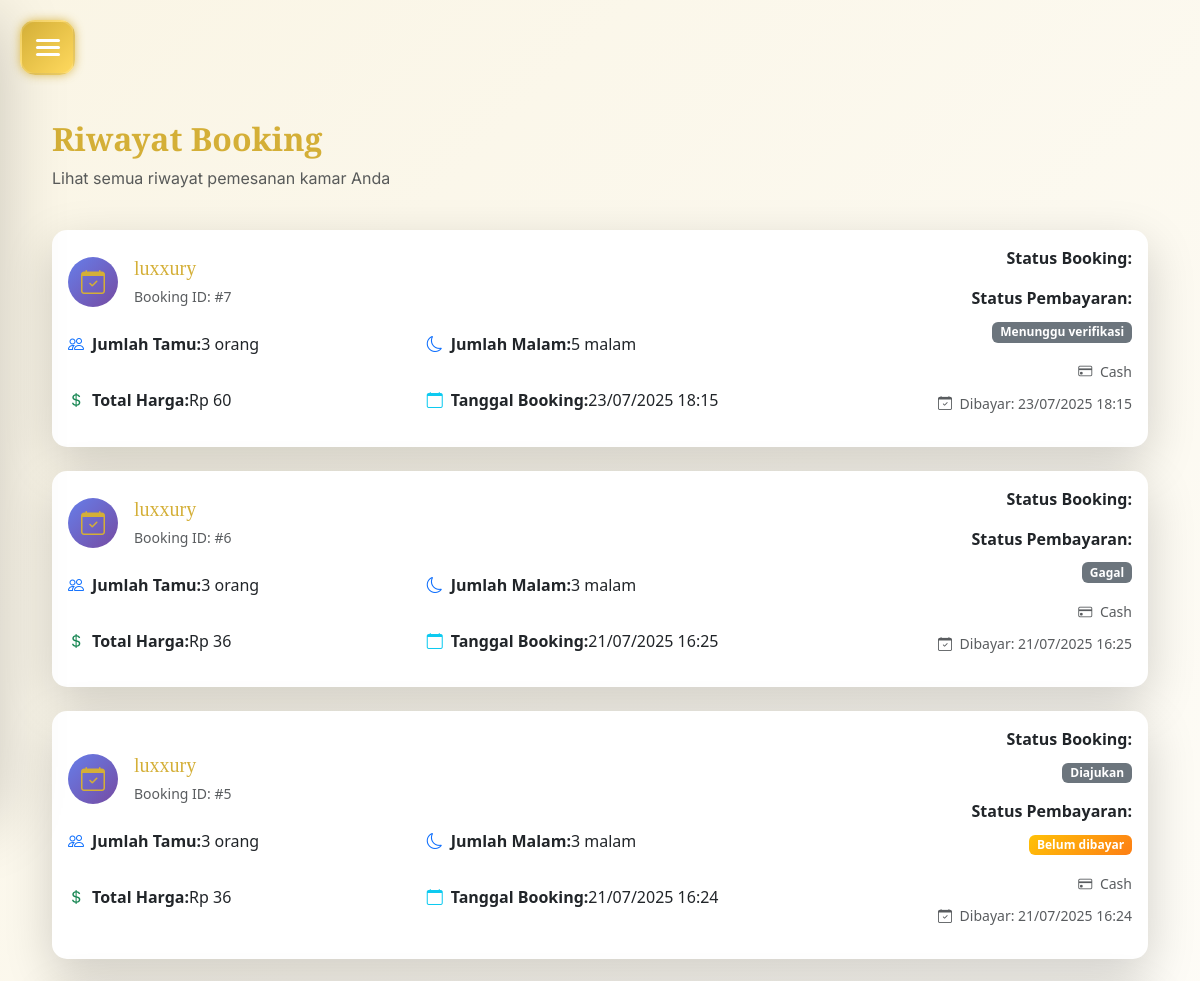
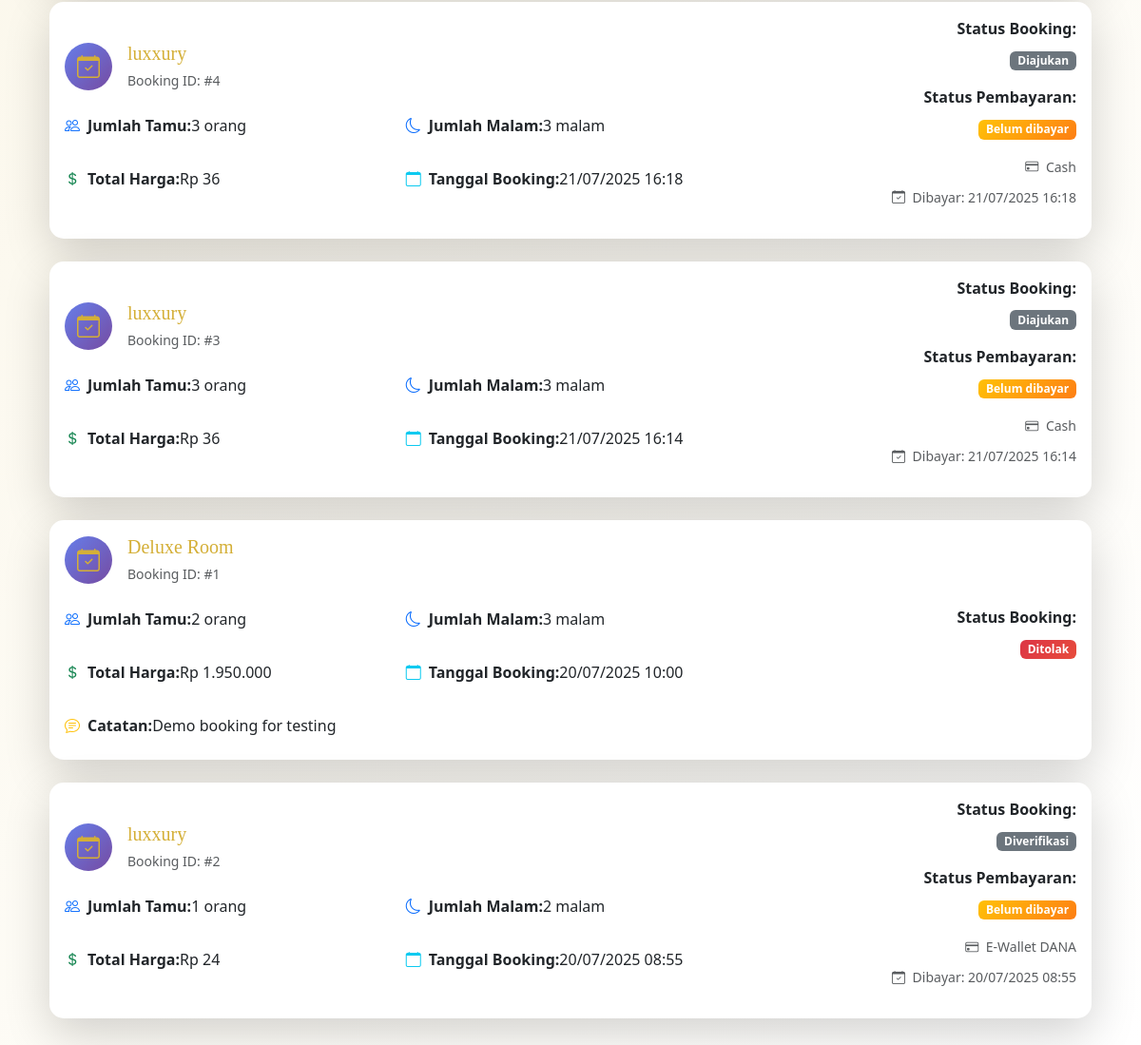
The app's page /user/riwayat.php (signed in) with its own data (2 pictures, top to bottom).
### tables this page shows
CREATE TABLE `pembayaran` (
  `id` int(11) NOT NULL,
  `booking_id` int(11) DEFAULT NULL,
  `metode_pembayaran_id` int(11) DEFAULT NULL,
  `jumlah` decimal(10,2) DEFAULT NULL,
  `bukti_pembayaran` varchar(255) DEFAULT NULL,
  `keterangan_pembayaran` text DEFAULT NULL,
  `tanggal_upload` datetime DEFAULT NULL,
  `status` enum('belum_dibayar','menunggu_verifikasi','dibayar','gagal') DEFAULT 'belum_dibayar',
  `tanggal_pembayaran` timestamp NULL DEFAULT current_timestamp(),
  `verified_by` int(11) DEFAULT NULL,
  `verified_at` timestamp NULL DEFAULT NULL
);

CREATE TABLE `booking` (
  `id` int(11) NOT NULL,
  `user_id` int(11) NOT NULL,
  `nama` varchar(100) DEFAULT NULL,
  `no_hp` varchar(20) DEFAULT NULL,
  `tipe_kamar` varchar(50) DEFAULT NULL,
  `jumlah_tamu` int(11) DEFAULT NULL,
  `jumlah_malam` int(11) DEFAULT NULL,
  `catatan` text DEFAULT NULL,
  `harga_total` int(11) DEFAULT NULL,
  `created_at` timestamp NULL DEFAULT current_timestamp(),
  `status` enum('diajukan','diverifikasi','ditolak','diterima') DEFAULT 'diajukan'
);

CREATE TABLE `metode_pembayaran` (
  `id` int(11) NOT NULL,
  `nama_metode` varchar(50) NOT NULL,
  `deskripsi` text DEFAULT NULL,
  `nomor_rekening` varchar(50) DEFAULT NULL,
  `atas_nama` varchar(100) DEFAULT NULL,
  `status` enum('aktif','nonaktif') DEFAULT 'aktif'
);

### user/riwayat.php (the view, shortened to what this page needs)
<?php
require_once '../config/koneksi.php';
require_once '../config/helpers.php';
$user_id = $_SESSION['user_id'];
$query = "SELECT b.*, b.tipe_kamar as nama_kamar, b.harga_total as total_harga, p.status as status_pembayaran, mp.nama_metode as metode_pembayaran, p.tanggal_pembayaran
          FROM booking b
          LEFT JOIN pembayaran p ON b.id = p.booking_id
          LEFT JOIN metode_pembayaran mp ON p.metode_pembayaran_id = mp.id
          WHERE b.user_id = ?
          ORDER BY b.created_at DESC";
$stmt = $conn->prepare($query);
$stmt->bind_param("i", $user_id);
$stmt->execute();
$bookings = $stmt->get_result();
?>
<!DOCTYPE html>
<html lang="id">
<head>
    <link rel="stylesheet" href="../assets/style.css">
    <link href="https://cdn.jsdelivr.net/npm/bootstrap@5.3.0/dist/css/bootstrap.min.css" rel="stylesheet">
    <link href="https://cdn.jsdelivr.net/npm/bootstrap-icons@1.10.5/font/bootstrap-icons.css" rel="stylesheet">
    <link rel="stylesheet" href="https://cdnjs.cloudflare.com/ajax/libs/font-awesome/6.0.0-beta3/css/all.min.css">
</head>
<body>
    <?php require('sidebar.php'); ?>
<div class="main-content">
    <div class="container-fluid">
        <div class="row mb-4">
            <div class="col">
                <h2 class="fw-bold text-gold mb-2 fade-in-up">Riwayat Booking</h2>
                <p class="text-muted fade-in-up">Lihat semua riwayat pemesanan kamar Anda</p>
            </div>
        </div>
        <?php if ($bookings->num_rows > 0): ?>
            <div class="row g-4">
                <?php while ($booking = $bookings->fetch_assoc()): ?>
                    <div class="col-12">
                        <div class="card shadow-lg fade-in-up booking-card" onclick="location.href='transaksi.php?booking_id=<?= $booking['id'] ?>'" style="cursor: pointer; transition: transform 0.2s;">
                            <div class="card-body">
                                <div class="row align-items-center">
                                    <div class="col-lg-8">
                                        <div class="d-flex align-items-center mb-3">
                                            <div class="booking-icon me-3">
                                                <i class="bi bi-calendar-check text-gold"></i>
                                            </div>
                                            <div>
                                                <h5 class="mb-1 text-gold"><?= htmlspecialchars($booking['nama_kamar']) ?></h5>
                                                <small class="text-muted">Booking ID: #<?= $booking['id'] ?></small>
                                            </div>
                                        </div>
                                        <div class="row g-3">
                                            <div class="col-md-6">
                                                <div class="info-item">
                                                    <i class="bi bi-people me-2 text-primary"></i>
                                                    <span class="fw-semibold">Jumlah Tamu:</span> <?= $booking['jumlah_tamu'] ?> orang
                                                </div>
                                            </div>
                                            <div class="col-md-6">
                                                <div class="info-item">
                                                    <i class="bi bi-moon me-2 text-primary"></i>
                                                    <span class="fw-semibold">Jumlah Malam:</span> <?= $booking['jumlah_malam'] ?> malam
                                                </div>
                                            </div>
                                            <div class="col-md-6">
                                                <div class="info-item">
                                                    <i class="bi bi-currency-dollar me-2 text-success"></i>
                                                    <span class="fw-semibold">Total Harga:</span> <?= formatCurrency($booking['total_harga']) ?>
                                                </div>
                                            </div>
                                            <div class="col-md-6">
                                                <div class="info-item">
                                                    <i class="bi bi-calendar me-2 text-info"></i>
                                                    <span class="fw-semibold">Tanggal Booking:</span> <?= formatDate($booking['created_at']) ?>
                                                </div>
                                            </div>
                                            <?php if ($booking['catatan']): ?>
                                            <div class="col-12">
                                                <div class="info-item">
                                                    <i class="bi bi-chat-text me-2 text-warning"></i>
                                                    <span class="fw-semibold">Catatan:</span> <?= htmlspecialchars($booking['catatan']) ?>
                                                </div>
                                            </div>
                                            <?php endif; ?>
                                        </div>
                                    </div>
                                    <div class="col-lg-4">
                                        <div class="text-lg-end">
                                            <div class="mb-3">
                                                <span class="fw-semibold d-block mb-2">Status Booking:</span>
                                                <?= getStatusBadge($booking['status']) ?>
                                            </div>
                                            <?php if ($booking['status_pembayaran']): ?>
                                                <div class="mb-3">
                                                    <span class="fw-semibold d-block mb-2">Status Pembayaran:</span>
                                                    <?= getStatusBadge($booking['status_pembayaran']) ?>
                                                </div>
                                                <?php if ($booking['metode_pembayaran']): ?>
                                                    <div class="mb-2">
                                                        <small class="text-muted">
                                                            <i class="bi bi-credit-card me-1"></i>
                                                            <?= htmlspecialchars($booking['metode_pembayaran']) ?>
                                                        </small>
                                                    </div>
                                                <?php endif; ?>
                                                <?php if ($booking['tanggal_pembayaran']): ?>
                                                    <div class="mb-3">
                                                        <small class="text-muted">
                                                            <i class="bi bi-calendar-check me-1"></i>
                                                            Dibayar: <?= formatDate($booking['tanggal_pembayaran']) ?>
                                                        </small>
                                                    </div>
                                                <?php endif; ?>
                                            <?php endif; ?>
                                        </div>
                                    </div>
                                </div>
                            </div>
                        </div>
                    </div>
                <?php endwhile; ?>
            </div>
        <?php endif; ?>
    </div>
</div>
</body>
</html>

### config/helpers.php (shortened to what this page needs)
<?php
function formatCurrency($amount) {
    return 'Rp ' . number_format($amount, 0, ',', '.');
}
function formatDate($date, $format = 'd/m/Y H:i') {
    return date($format, strtotime($date));
}
function getStatusBadge($status) {
    $badges = [
        'pending' => 'bg-warning',
        'diterima' => 'bg-success',
        'ditolak' => 'bg-danger',
        'dibayar' => 'bg-success',
        'belum_dibayar' => 'bg-warning',
        'aktif' => 'bg-success',
        'nonaktif' => 'bg-secondary',
        'read' => 'bg-info',
        'unread' => 'bg-warning'
    ];
    $class = $badges[$status] ?? 'bg-secondary';
    return "<span class='badge $class'>" . ucfirst(str_replace('_', ' ', $status)) . "</span>";
}
?>

### assets/style.css (style rules this page uses)
:root { --primary-gold: #d4af37; --primary-dark: #1a1a1a; --primary-green: #2c5530; --accent-cream: #faf5e5; --text-dark: #2c2c2c; --text-light: #666666; --glass-bg: rgba(255, 255, 255, 0.1); --glass-border: rgba(255, 255, 255, 0.2); --shadow-soft: 0 8px 32px rgba(0, 0, 0, 0.1); --shadow-medium: 0 12px 48px rgba(0, 0, 0, 0.15); --shadow-strong: 0 20px 64px rgba(0, 0, 0, 0.2); --transition-smooth: all 0.4s cubic-bezier(0.4, 0, 0.2, 1); --transition-fast: all 0.2s ease; --border-radius: 16px; --border-radius-lg: 24px; }
* { margin: 0; padding: 0; box-sizing: border-box; }
html { scroll-behavior: smooth; }
body { font-family: "Inter", sans-serif; background: linear-gradient(135deg, var(--accent-cream) 0%, #ffffff 100%); color: var(--text-dark); line-height: 1.6; overflow-x: hidden; }
h1, h2, h3, h4, h5, h6 { font-family: "Playfair Display", serif; font-weight: 600; color: var(--primary-dark); margin-bottom: 1rem; }
h2 { font-size: 2.8rem; line-height: 1.3; }
h5 { font-size: 1.4rem; line-height: 1.5; }
p { font-family: "Inter", sans-serif; color: var(--text-light); margin-bottom: 1rem; }
.main-content { margin-left: 0; min-height: 100vh; padding: 120px 40px 40px; transition: var(--transition-smooth); }
.card { border: none; border-radius: var(--border-radius); box-shadow: var(--shadow-soft); transition: var(--transition-smooth); background: white; overflow: hidden; }
.card-body { padding: 25px; }
.badge { padding: 8px 16px; border-radius: 20px; font-weight: 500; font-size: 0.85rem; }
.badge.bg-warning { background: linear-gradient(135deg, #ffc107, #fd7e14) !important; }
.badge.bg-danger { background: linear-gradient(135deg, #dc3545, #e74c3c) !important; }
.info-item { display: flex; align-items: flex-start; padding: 0.5rem 0; border-bottom: 1px solid rgba(212, 175, 55, 0.1); }
.info-item:last-child { border-bottom: none; }
.text-gold { color: var(--primary-gold); }
.fade-in-up { animation: fadeInUp 0.6s ease-out; }

### assets/css/hamburger-user.css (style rules this page uses)
:root { --bg-primary: #1c1c28; --bg-secondary: #181823; --card-bg: #23232e; --card-bg-lighter: #26263a; --primary-accent: #d4af37; --primary-accent-hover: #ffd95e; --secondary-accent-soft-purple: #9e8cfc; --secondary-accent-sky-blue: #6fc1ff; --text-primary: #ffffff; --text-secondary: #a0a0b0; --text-muted: #c0c0c0; --success-color: #4cd964; --danger-color: #ff5c5c; --border-accent: #2e2e40; --border-table: #2e2e40; }
.main-content { transition: filter 0.3s ease; }

### user/riwayat.php (style rules this page uses)
.booking-card { border: none; border-radius: 15px; overflow: hidden; }
.booking-icon { width: 50px; height: 50px; background: linear-gradient(135deg, #667eea 0%, #764ba2 100%); border-radius: 50%; display: flex; align-items: center; justify-content: center; font-size: 1.5rem; }
.info-item { padding: 8px 0; border-bottom: 1px solid #f0f0f0; }
.info-item:last-child { border-bottom: none; }
.booking-card::after { content: "Klik untuk detail"; position: absolute; top: 10px; right: 15px; background: rgba(0, 0, 0, 0.7); color: white; padding: 5px 10px; border-radius: 15px; font-size: 0.75rem; opacity: 0; transition: opacity 0.3s; }
.booking-card { position: relative; }

### records on screen
pembayaran: booking.tipe_kamar "luxxury", booking "7", booking.jumlah_tamu "3", booking.jumlah_malam "5", booking.harga_total "Rp 60", booking.created_at "23/07/2025 18:15", status "Menunggu verifikasi", metode_pembayaran.nama_metode "Cash", tanggal_pembayaran "23/07/2025 18:15"
pembayaran: booking.tipe_kamar "luxxury", booking "6", booking.jumlah_tamu "3", booking.jumlah_malam "3", booking.harga_total "Rp 36", booking.created_at "21/07/2025 16:25", status "Gagal", metode_pembayaran.nama_metode "Cash", tanggal_pembayaran "21/07/2025 16:25"
pembayaran: booking.tipe_kamar "luxxury", booking "5", booking.jumlah_tamu "3", booking.jumlah_malam "3", booking.harga_total "Rp 36", booking.created_at "21/07/2025 16:24", booking.status "Diajukan Belum dibayar", metode_pembayaran.nama_metode "Cash", tanggal_pembayaran "21/07/2025 16:24"
pembayaran: booking.tipe_kamar "luxxury", booking "4", booking.jumlah_tamu "3", booking.jumlah_malam "3", booking.harga_total "Rp 36", booking.created_at "21/07/2025 16:18", booking.status "Diajukan Belum dibayar", metode_pembayaran.nama_metode "Cash", tanggal_pembayaran "21/07/2025 16:18"
pembayaran: booking.tipe_kamar "luxxury", booking "3", booking.jumlah_tamu "3", booking.jumlah_malam "3", booking.harga_total "Rp 36", booking.created_at "21/07/2025 16:14", booking.status "Diajukan Belum dibayar", metode_pembayaran.nama_metode "Cash", tanggal_pembayaran "21/07/2025 16:14"
booking: tipe_kamar "Deluxe Room", id "1", jumlah_tamu "2", jumlah_malam "3", harga_total "Rp 1.950.000", created_at "20/07/2025 10:00", catatan "Demo booking for testing", status "Ditolak"
pembayaran: booking.tipe_kamar "luxxury", booking "2", booking.jumlah_tamu "1", booking.jumlah_malam "2", booking.harga_total "Rp 24", booking.created_at "20/07/2025 08:55", booking.status "Diverifikasi Belum dibayar", metode_pembayaran.nama_metode "E-Wallet DANA", tanggal_pembayaran "20/07/2025 08:55"
